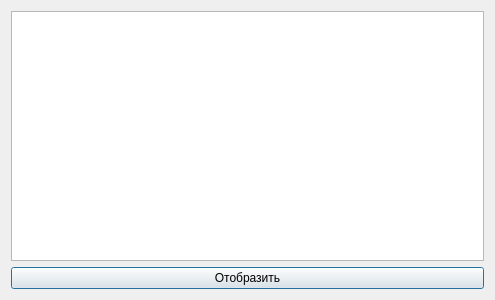
<?xml version="1.0" encoding="UTF-8"?>
<ui version="4.0">
 <class>ODGSelectReport</class>
 <widget class="QDialog" name="ODGSelectReport">
  <property name="geometry">
   <rect>
    <x>0</x>
    <y>0</y>
    <width>495</width>
    <height>300</height>
   </rect>
  </property>
  <property name="windowTitle">
   <string>Выбор отчета</string>
  </property>
  <layout class="QHBoxLayout" name="horizontalLayout_2">
   <item>
    <layout class="QVBoxLayout" name="verticalLayout">
     <item>
      <widget class="QTableView" name="tableView"/>
     </item>
     <item>
      <widget class="QPushButton" name="pushButton">
       <property name="text">
        <string>Отобразить</string>
       </property>
      </widget>
     </item>
    </layout>
   </item>
  </layout>
 </widget>
 <resources/>
 <connections/>
</ui>
